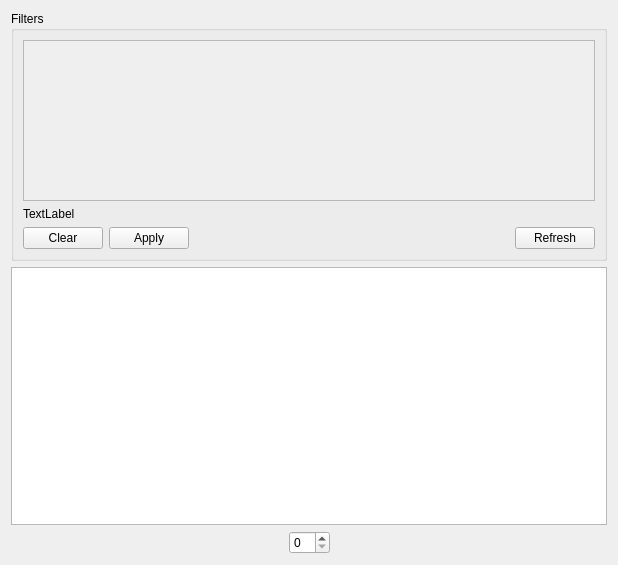
<?xml version="1.0" encoding="UTF-8"?>
<ui version="4.0">
 <class>Form</class>
 <widget class="QWidget" name="Form">
  <property name="geometry">
   <rect>
    <x>0</x>
    <y>0</y>
    <width>618</width>
    <height>565</height>
   </rect>
  </property>
  <property name="windowTitle">
   <string>Form</string>
  </property>
  <layout class="QGridLayout" name="gridLayout">
   <item row="1" column="1">
    <widget class="QGroupBox" name="groupBox">
     <property name="sizePolicy">
      <sizepolicy hsizetype="Preferred" vsizetype="Preferred">
       <horstretch>0</horstretch>
       <verstretch>0</verstretch>
      </sizepolicy>
     </property>
     <property name="minimumSize">
      <size>
       <width>0</width>
       <height>250</height>
      </size>
     </property>
     <property name="maximumSize">
      <size>
       <width>16777215</width>
       <height>250</height>
      </size>
     </property>
     <property name="title">
      <string>Filters</string>
     </property>
     <layout class="QVBoxLayout" name="verticalLayout_3">
      <item>
       <widget class="QScrollArea" name="scrollFilters">
        <property name="verticalScrollBarPolicy">
         <enum>Qt::ScrollBarAlwaysOff</enum>
        </property>
        <property name="widgetResizable">
         <bool>true</bool>
        </property>
        <widget class="QWidget" name="scrollAreaWidgetContents_2">
         <property name="geometry">
          <rect>
           <x>0</x>
           <y>0</y>
           <width>578</width>
           <height>158</height>
          </rect>
         </property>
         <property name="layoutDirection">
          <enum>Qt::LeftToRight</enum>
         </property>
         <layout class="QHBoxLayout" name="horizontalLayout_5">
          <item>
           <layout class="QHBoxLayout" name="TagsH">
            <item>
             <spacer name="horizontalSpacer_7">
              <property name="orientation">
               <enum>Qt::Horizontal</enum>
              </property>
              <property name="sizeHint" stdset="0">
               <size>
                <width>40</width>
                <height>20</height>
               </size>
              </property>
             </spacer>
            </item>
           </layout>
          </item>
         </layout>
        </widget>
       </widget>
      </item>
      <item>
       <widget class="QLabel" name="label_numbe_of_elements">
        <property name="text">
         <string>TextLabel</string>
        </property>
       </widget>
      </item>
      <item>
       <layout class="QHBoxLayout" name="horizontalLayout_6">
        <item>
         <widget class="QPushButton" name="ButtonClearAll">
          <property name="text">
           <string>Clear</string>
          </property>
         </widget>
        </item>
        <item>
         <widget class="QPushButton" name="ButtonApply">
          <property name="text">
           <string>Apply</string>
          </property>
         </widget>
        </item>
        <item>
         <spacer name="horizontalSpacer_8">
          <property name="orientation">
           <enum>Qt::Horizontal</enum>
          </property>
          <property name="sizeHint" stdset="0">
           <size>
            <width>40</width>
            <height>20</height>
           </size>
          </property>
         </spacer>
        </item>
        <item>
         <widget class="QPushButton" name="ButtonRefresh">
          <property name="text">
           <string>Refresh</string>
          </property>
          <property name="default">
           <bool>false</bool>
          </property>
          <property name="flat">
           <bool>false</bool>
          </property>
         </widget>
        </item>
       </layout>
      </item>
     </layout>
    </widget>
   </item>
   <item row="2" column="1">
    <widget class="QTableWidget" name="tableWidget"/>
   </item>
   <item row="3" column="1">
    <layout class="QHBoxLayout" name="horizontalLayout_4">
     <item>
      <spacer name="horizontalSpacer_5">
       <property name="orientation">
        <enum>Qt::Horizontal</enum>
       </property>
       <property name="sizeHint" stdset="0">
        <size>
         <width>40</width>
         <height>20</height>
        </size>
       </property>
      </spacer>
     </item>
     <item>
      <widget class="QSpinBox" name="spinBox_2">
       <property name="buttonSymbols">
        <enum>QAbstractSpinBox::UpDownArrows</enum>
       </property>
       <property name="keyboardTracking">
        <bool>false</bool>
       </property>
      </widget>
     </item>
     <item>
      <spacer name="horizontalSpacer_6">
       <property name="orientation">
        <enum>Qt::Horizontal</enum>
       </property>
       <property name="sizeHint" stdset="0">
        <size>
         <width>40</width>
         <height>20</height>
        </size>
       </property>
      </spacer>
     </item>
    </layout>
   </item>
  </layout>
 </widget>
 <resources/>
 <connections/>
</ui>
